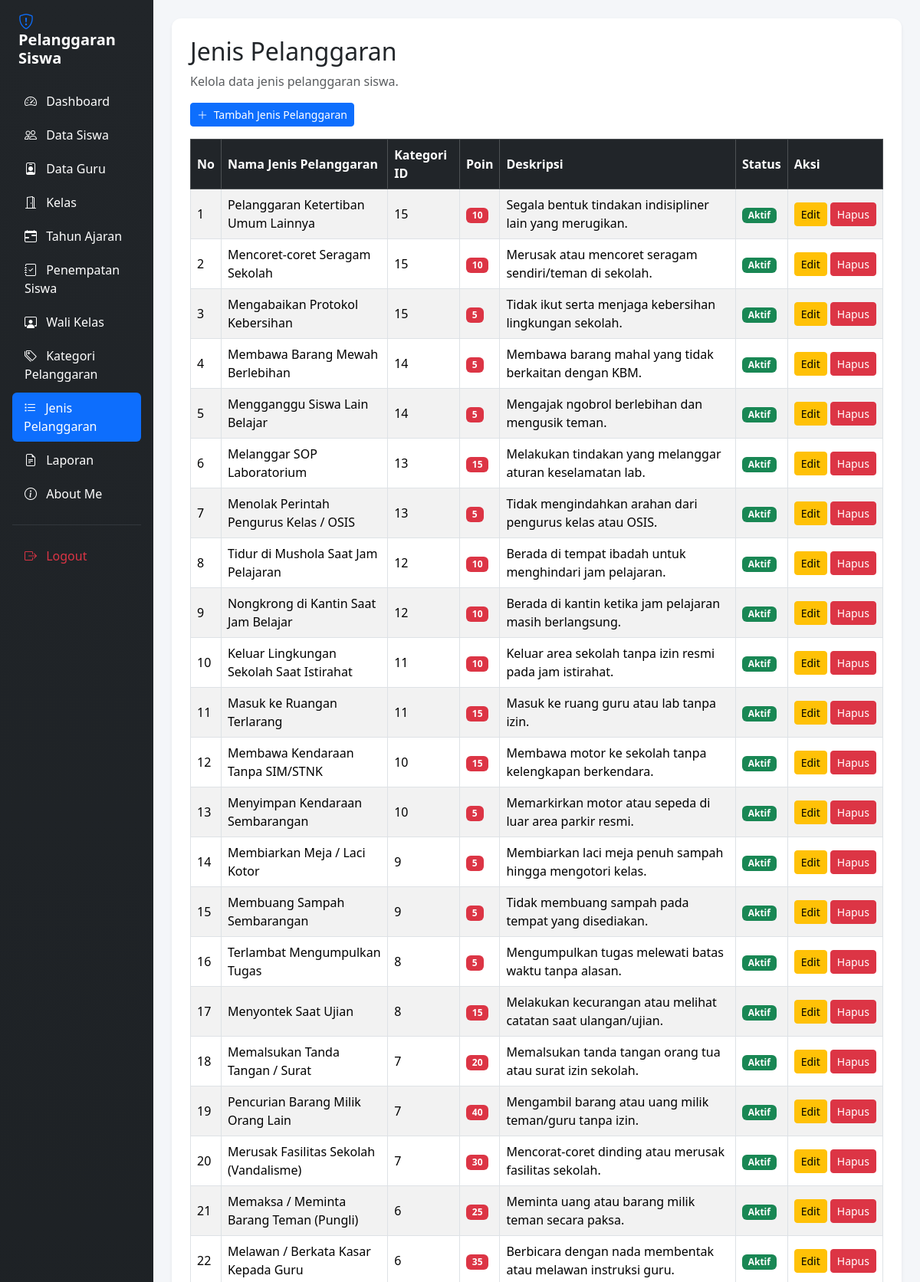
Page /jenis_pelanggaran.php (signed in, upper part) on the committed database.
### tables this page shows
CREATE TABLE `t_pelanggaran` (
  `id` int(11) NOT NULL,
  `pelanggaran_kategori_id` int(11) DEFAULT NULL,
  `kode` varchar(30) DEFAULT NULL,
  `nama` varchar(150) DEFAULT NULL,
  `poin` int(11) NOT NULL,
  `deskripsi` text NOT NULL,
  `status_tindakan` varchar(50) DEFAULT 'Belum Ditindak',
  `status_aktif` tinyint(1) NOT NULL,
  `created_at` timestamp NOT NULL DEFAULT current_timestamp(),
  `updated_at` timestamp NOT NULL DEFAULT current_timestamp()
);

### jenis_pelanggaran.php (the view, shortened to what this page needs)
<?php
include "config/koneksi.php";
$hasil_kolom = mysqli_query($koneksi, "SHOW COLUMNS FROM t_pelanggaran");
$kolom_tersedia = [];
while ($kolom = mysqli_fetch_assoc($hasil_kolom)) {
    $kolom_tersedia[] = $kolom['Field'];
}
function cariKolom($daftar, $pilihan) {
    foreach ($pilihan as $kolom) {
        if (in_array($kolom, $daftar, true)) {
            return $kolom;
        }
    }
    return null;
}
$kolom_nama = cariKolom($kolom_tersedia, [
    'nama', 'nama_pelanggaran', 'nama_jenis', 'jenis_pelanggaran'
]);
$kolom_kategori = cariKolom($kolom_tersedia, [
    'pelanggaran_kategori_id', 'kategori_id', 'id_kategori'
]);
$kolom_poin = cariKolom($kolom_tersedia, [
    'poin', 'poin_pelanggaran', 'jumlah_poin'
]);
$kolom_deskripsi = cariKolom($kolom_tersedia, [
    'deskripsi', 'keterangan'
]);
$kolom_status = cariKolom($kolom_tersedia, [
    'status_aktif', 'status'
]);
$sql = "SELECT * FROM t_pelanggaran ORDER BY id DESC";
$query = mysqli_query($koneksi, $sql);
?>
<!DOCTYPE html>
<html lang="id">
<head>
    <link href="https://cdn.jsdelivr.net/npm/bootstrap@5.3.3/dist/css/bootstrap.min.css"
          rel="stylesheet">
    <link href="https://cdn.jsdelivr.net/npm/bootstrap-icons@1.11.3/font/bootstrap-icons.min.css"
          rel="stylesheet">
    <link href="https://cdn.datatables.net/2.3.4/css/dataTables.bootstrap5.min.css"
          rel="stylesheet">
</head>
<body>
<div class="container-fluid">
    <div class="row">
        <div class="col-md-3 col-lg-2 sidebar p-3 min-vh-100">
            <h4 class="text-white mb-4 fw-bold fs-5 px-2">
                <i class="bi bi-shield-exclamation text-primary me-2"></i> Pelanggaran Siswa
            </h4>
            <ul class="nav nav-pills flex-column gap-1">
                <li class="nav-item">
                    <a href="dashboard.php" class="nav-link text-white">
                        <i class="bi bi-speedometer2 me-2"></i> Dashboard
                    </a>
                </li>
                <li class="nav-item">
                    <a href="data_siswa.php" class="nav-link text-white">
                        <i class="bi bi-people me-2"></i> Data Siswa
                    </a>
                </li>
                <li class="nav-item">
                    <a href="data_guru.php" class="nav-link text-white">
                        <i class="bi bi-person-badge me-2"></i> Data Guru
                    </a>
                </li>
                <li class="nav-item">
                    <a href="kelas.php" class="nav-link text-white">
                        <i class="bi bi-door-open me-2"></i> Kelas
                    </a>
                </li>
                <li class="nav-item">
                    <a href="tahun_ajaran.php" class="nav-link text-white">
                        <i class="bi bi-calendar-range me-2"></i> Tahun Ajaran
                    </a>
                </li>
                <li class="nav-item">
                    <a href="penempatan_siswa.php" class="nav-link text-white">
                        <i class="bi bi-journal-check me-2"></i> Penempatan Siswa
                    </a>
                </li>
                <li class="nav-item">
                    <a href="wali_kelas.php" class="nav-link text-white">
                        <i class="bi bi-person-workspace me-2"></i> Wali Kelas
                    </a>
                </li>
                <li class="nav-item">
                    <a href="kategori_pelanggaran.php" class="nav-link text-white">
                        <i class="bi bi-tags me-2"></i> Kategori Pelanggaran
                    </a>
                </li>
                <li class="nav-item">
                    <a href="jenis_pelanggaran.php"
                       class="nav-link active"
                       aria-current="page">
                        <i class="bi bi-list-task me-2"></i> Jenis Pelanggaran
                    </a>
                </li>
                <li class="nav-item">
                    <a href="laporan.php" class="nav-link text-white">
                        <i class="bi bi-file-earmark-text me-2"></i> Laporan
                    </a>
                </li>
                <li class="nav-item">
                    <a href="aboutme.php" class="nav-link text-white">
                        <i class="bi bi-info-circle me-2"></i> About Me
                    </a>
                </li>
                <hr class="text-secondary my-3">
                <li class="nav-item">
                    <a href="logout.php" class="nav-link text-danger">
                        <i class="bi bi-box-arrow-right me-2"></i> Logout
                    </a>
                </li>
            </ul>
        </div>
        <main class="col-md-9 col-lg-10 p-4">
            <div class="card shadow-sm p-4 bg-white">
                <h2>Jenis Pelanggaran</h2>
                <p class="text-muted">
                    Kelola data jenis pelanggaran siswa.
                </p>
                <div class="mb-3 no-print">
                    <a href="tambah_jenis_pelanggaran.php"
                       class="btn btn-primary btn-sm">
                        <i class="bi bi-plus-lg me-1"></i> Tambah Jenis Pelanggaran
                    </a>
                </div>
                <div class="table-responsive">
                    <table id="tabelJenis"
                           class="table table-bordered table-striped table-hover w-100 align-middle">
                        <thead class="table-dark">
                            <tr>
                                <th>No</th>
                                <th>Nama Jenis Pelanggaran</th>
                                <?php if ($kolom_kategori) { ?>
                                    <th>Kategori ID</th>
                                <?php } ?>
                                <?php if ($kolom_poin) { ?>
                                    <th>Poin</th>
                                <?php } ?>
                                <?php if ($kolom_deskripsi) { ?>
                                    <th>Deskripsi</th>
                                <?php } ?>
                                <?php if ($kolom_status) { ?>
                                    <th>Status</th>
                                <?php } ?>
                                <th>Aksi</th>
                            </tr>
                        </thead>
                        <tbody>
                            <?php
                            $no = 1;
                            while ($row = mysqli_fetch_assoc($query)) {
                            ?>
                                <tr>
                                    <td><?= $no++; ?></td>
                                    <td>
                                        <?= htmlspecialchars(
                                            (string) (
                                                $kolom_nama
                                                    ? ($row[$kolom_nama] ?? '-')
                                                    : '-'
                                            )
                                        ); ?>
                                    </td>
                                    <?php if ($kolom_kategori) { ?>
                                        <td>
                                            <?= htmlspecialchars(
                                                (string) ($row[$kolom_kategori] ?? '-')
                                            ); ?>
                                        </td>
                                    <?php } ?>
                                    <?php if ($kolom_poin) { ?>
                                        <td>
                                            <span class="badge bg-danger">
                                                <?= htmlspecialchars(
                                                    (string) ($row[$kolom_poin] ?? 0)
                                                ) ?>
                                            </span>
                                        </td>
                                    <?php } ?>
                                    <?php if ($kolom_deskripsi) { ?>
                                        <td>
                                            <?= nl2br(htmlspecialchars(
                                                (string) ($row[$kolom_deskripsi] ?? '-')
                                            )); ?>
                                        </td>
                                    <?php } ?>
                                    <?php if ($kolom_status) { ?>
                                        <td>
                                            <?php
                                            $status = $row[$kolom_status] ?? 0;
                                            if (
                                                $kolom_status === 'status'
                                                && !is_numeric($status)
                                            ) {
                                                $aktif = strtolower((string)$status) === 'aktif';
                                            } else {
                                                $aktif = (int)$status === 1;
                                            }
                                            ?>
                                            <?php if ($aktif) { ?>
                                                <span class="badge bg-success">
                                                    Aktif
                                                </span>
                                            <?php } else { ?>
                                                <span class="badge bg-secondary">
                                                    Tidak Aktif
                                                </span>
                                            <?php } ?>
                                        </td>
                                    <?php } ?>
                                    <td>
                                        <div class="d-flex gap-1">
                                            <a href="edit_jenis_pelanggaran.php?id=<?= (int)$row['id']; ?>"
                                               class="btn btn-warning btn-sm">
                                                Edit
                                            </a>
                                            <a href="hapus_jenis_pelanggaran.php?id=<?= (int)$row['id']; ?>"
                                               class="btn btn-danger btn-sm"
                                               onclick="return confirm('Yakin ingin menghapus jenis pelanggaran ini?');">
                                                Hapus
                                            </a>
                                        </div>
                                    </td>
                                </tr>
                            <?php } ?>
                        </tbody>
                    </table>
                </div>
            </div>
        </main>
    </div>
</div>
</body>
</html>

### jenis_pelanggaran.php (style rules this page uses)
body { background-color: #f4f6f9; }
.nav-link { transition: all 0.3s ease; border-radius: 6px; }
.nav-link:hover, .nav-link.active { background-color: #0d6efd !important; color: white !important; padding-left: 15px; }
#tabelJenis th, #tabelJenis td { vertical-align: middle; }
.card { border: none; border-radius: 12px; }
.sidebar { background: linear-gradient(180deg, #212529 0%, #1a1e21 100%); }

### rows in the picture
t_pelanggaran: nama "Pelanggaran Ketertiban Umum Lainnya", pelanggaran_kategori "15", poin "10", deskripsi "Segala bentuk tindakan indisipliner lain yang merugikan.", status_aktif "Aktif"
t_pelanggaran: nama "Mencoret-coret Seragam Sekolah", pelanggaran_kategori "15", poin "10", deskripsi "Merusak atau mencoret seragam sendiri/teman di sekolah.", status_aktif "Aktif"
t_pelanggaran: nama "Mengabaikan Protokol Kebersihan", pelanggaran_kategori "15", poin "5", deskripsi "Tidak ikut serta menjaga kebersihan lingkungan sekolah.", status_aktif "Aktif"
t_pelanggaran: nama "Membawa Barang Mewah Berlebihan", pelanggaran_kategori "14", poin "5", deskripsi "Membawa barang mahal yang tidak berkaitan dengan KBM.", status_aktif "Aktif"
t_pelanggaran: nama "Mengganggu Siswa Lain Belajar", pelanggaran_kategori "14", poin "5", deskripsi "Mengajak ngobrol berlebihan dan mengusik teman.", status_aktif "Aktif"
t_pelanggaran: nama "Melanggar SOP Laboratorium", pelanggaran_kategori "13", poin "15", deskripsi "Melakukan tindakan yang melanggar aturan keselamatan lab.", status_aktif "Aktif"
t_pelanggaran: nama "Menolak Perintah Pengurus Kelas / OSIS", pelanggaran_kategori "13", poin "5", deskripsi "Tidak mengindahkan arahan dari pengurus kelas atau OSIS.", status_aktif "Aktif"
t_pelanggaran: nama "Tidur di Mushola Saat Jam Pelajaran", pelanggaran_kategori "12", poin "10", deskripsi "Berada di tempat ibadah untuk menghindari jam pelajaran.", status_aktif "Aktif"
t_pelanggaran: nama "Nongkrong di Kantin Saat Jam Belajar", pelanggaran_kategori "12", poin "10", deskripsi "Berada di kantin ketika jam pelajaran masih berlangsung.", status_aktif "Aktif"
t_pelanggaran: nama "Keluar Lingkungan Sekolah Saat Istirahat", pelanggaran_kategori "11", poin "10", deskripsi "Keluar area sekolah tanpa izin resmi pada jam istirahat.", status_aktif "Aktif"
t_pelanggaran: nama "Masuk ke Ruangan Terlarang", pelanggaran_kategori "11", poin "15", deskripsi "Masuk ke ruang guru atau lab tanpa izin.", status_aktif "Aktif"
t_pelanggaran: nama "Membawa Kendaraan Tanpa SIM/STNK", pelanggaran_kategori "10", poin "15", deskripsi "Membawa motor ke sekolah tanpa kelengkapan berkendara.", status_aktif "Aktif"
t_pelanggaran: nama "Menyimpan Kendaraan Sembarangan", pelanggaran_kategori "10", poin "5", deskripsi "Memarkirkan motor atau sepeda di luar area parkir resmi.", status_aktif "Aktif"
t_pelanggaran: nama "Membiarkan Meja / Laci Kotor", pelanggaran_kategori "9", poin "5", deskripsi "Membiarkan laci meja penuh sampah hingga mengotori kelas.", status_aktif "Aktif"
t_pelanggaran: nama "Membuang Sampah Sembarangan", pelanggaran_kategori "9", poin "5", deskripsi "Tidak membuang sampah pada tempat yang disediakan.", status_aktif "Aktif"
t_pelanggaran: nama "Terlambat Mengumpulkan Tugas", pelanggaran_kategori "8", poin "5", deskripsi "Mengumpulkan tugas melewati batas waktu tanpa alasan.", status_aktif "Aktif"
t_pelanggaran: nama "Menyontek Saat Ujian", pelanggaran_kategori "8", poin "15", deskripsi "Melakukan kecurangan atau melihat catatan saat ulangan/ujian.", status_aktif "Aktif"
t_pelanggaran: nama "Memalsukan Tanda Tangan / Surat", pelanggaran_kategori "7", poin "20", deskripsi "Memalsukan tanda tangan orang tua atau surat izin sekolah.", status_aktif "Aktif"
t_pelanggaran: nama "Pencurian Barang Milik Orang Lain", pelanggaran_kategori "7", poin "40", deskripsi "Mengambil barang atau uang milik teman/guru tanpa izin.", status_aktif "Aktif"
t_pelanggaran: nama "Merusak Fasilitas Sekolah (Vandalisme)", pelanggaran_kategori "7", poin "30", deskripsi "Mencorat-coret dinding atau merusak fasilitas sekolah.", status_aktif "Aktif"
t_pelanggaran: nama "Memaksa / Meminta Barang Teman (Pungli)", pelanggaran_kategori "6", poin "25", deskripsi "Meminta uang atau barang milik teman secara paksa.", status_aktif "Aktif"
t_pelanggaran: nama "Melawan / Berkata Kasar Kepada Guru", pelanggaran_kategori "6", poin "35", deskripsi "Berbicara dengan nada membentak atau melawan instruksi guru.", status_aktif "Aktif"
